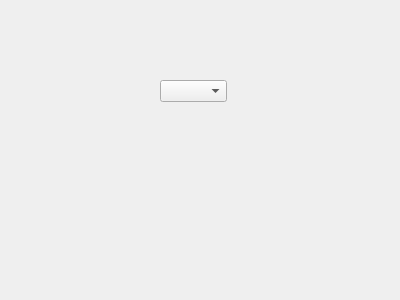
<?xml version="1.0" encoding="UTF-8"?>
<ui version="4.0">
 <class>Form</class>
 <widget class="QWidget" name="Form">
  <property name="geometry">
   <rect>
    <x>0</x>
    <y>0</y>
    <width>400</width>
    <height>300</height>
   </rect>
  </property>
  <property name="windowTitle">
   <string>Form</string>
  </property>
  <widget class="QComboBox" name="comboBox">
   <property name="geometry">
    <rect>
     <x>160</x>
     <y>80</y>
     <width>67</width>
     <height>22</height>
    </rect>
   </property>
   <property name="currentText">
    <string/>
   </property>
   <property name="placeholderText">
    <string/>
   </property>
  </widget>
 </widget>
 <resources/>
 <connections/>
</ui>
